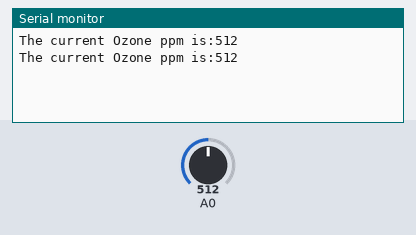
This sketch was run on a simulated Arduino Uno, built with avr-gcc and run on an emulated ATmega328P. On the bench: the last lines printed to the serial monitor. Inputs (shaded band) come from the test bench; at power-on: A0 = 512.

Above: at 5.8 s.
5.9 s: A0 set to 716
At 11.5 s:
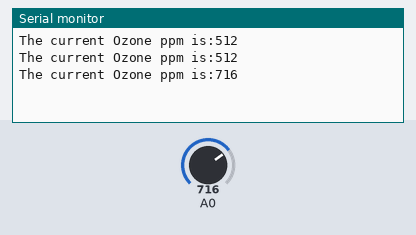
11.9 s: A0 set to 900
At 16.5 s:
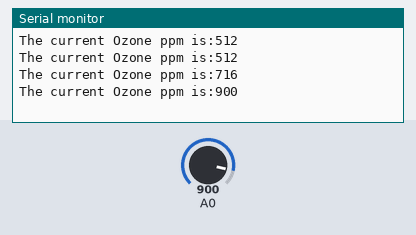
Timing chart, 0 to 18.0 s (numbered marks = the images above; inputs shaded):
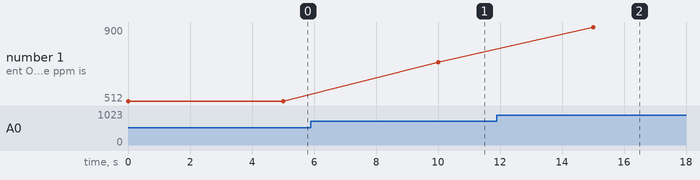

Measured:
- after the input at 5.9 s, the serial monitor: prints a new line after 4.1 s (image 1)
- after the input at 11.9 s, the serial monitor: prints a new line after 3.1 s (image 2)
- plotted number 1: 512 → 716 after the input at 5.9 s, 716 → 900 after the input at 11.9 s

The sketch:

Ozone_analog.ino
```cpp
void setup(){

    Serial.begin(9600);
}

void loop()
{
      int sensorValue;
      sensorValue=analogRead(A0);
      Serial.print("The current Ozone ppm is:");
      Serial.print(sensorValue);// get a detailed calculating expression for UV index in schematic files.
      Serial.print("\n");
      delay(5000);

}
```
